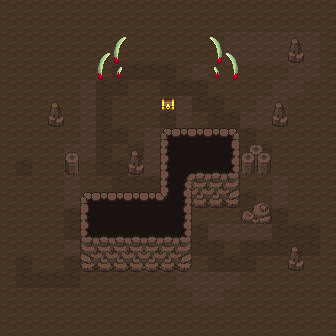

A 2D game scene composited from a Tiled map and its tileset images. What follows is a short description and the map's XML, with each tile layer's data collapsed to a summary:
An orthogonal 21x21 tile map with 16x16 px tiles, 5 tile layers (Floors, Holes and others, Chest, Obstacles, ...), 5 hidden layers not drawn, 4 tilesets.

<map version="1.10" tiledversion="1.11.0" orientation="orthogonal" renderorder="right-down" width="21" height="21" tilewidth="16" tileheight="16" infinite="0" nextlayerid="11" nextobjectid="1">
 <tileset firstgid="1" source="RA_Beast.tsx" />
 <tileset firstgid="449" source="RA_Wasteland.tsx" />
 <tileset firstgid="1553" source="RA_Hell.tsx" />
 <tileset firstgid="1809" source="RA_Cavern.tsx" />
 <layer id="3" name="Floors" width="21" height="21">
  <data>[441 cells, 441 non-empty, 3 distinct tile ids]</data>
 </layer>
 <layer id="2" name="Walls" width="21" height="21" visible="0">
  <data>[441 cells, 118 non-empty, 8 distinct tile ids]</data>
 </layer>
 <layer id="9" name="Holes and others" width="21" height="21">
  <data>[441 cells, 38 non-empty, 12 distinct tile ids]</data>
 </layer>
 <layer id="4" name="Door N" width="21" height="21" visible="0">
  <data>[441 cells, 6 non-empty, 6 distinct tile ids]</data>
 </layer>
 <layer id="1" name="Door S" width="21" height="21" visible="0">
  <data>[441 cells, 33 non-empty, 17 distinct tile ids]</data>
 </layer>
 <layer id="5" name="Door E" width="21" height="21" visible="0">
  <data>[441 cells, 5 non-empty, 3 distinct tile ids]</data>
 </layer>
 <layer id="6" name="Door W" width="21" height="21" visible="0">
  <data>[441 cells, 5 non-empty, 3 distinct tile ids]</data>
 </layer>
 <layer id="7" name="Chest" width="21" height="21">
  <data>[441 cells, 1 non-empty, 1 distinct tile ids]</data>
 </layer>
 <layer id="8" name="Obstacles" width="21" height="21">
  <data>[441 cells, 18 non-empty, 12 distinct tile ids]</data>
 </layer>
 <layer id="10" name="Foreground" width="21" height="21">
  <data>[441 cells, 32 non-empty, 11 distinct tile ids]</data>
 </layer>
</map>
